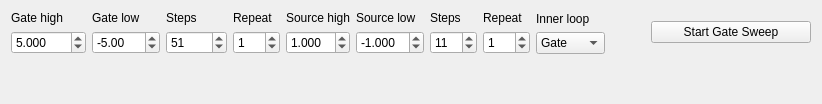
          <widget class="QWidget" name="DC4pGateSweep">
           <attribute name="title">
            <string>DC 4p gate sweep</string>
           </attribute>
           <layout class="QVBoxLayout" name="verticalLayout_23">
            <item>
             <layout class="QHBoxLayout" name="DC4pGateSweep_horizontalLayout">
              <item>
               <layout class="QVBoxLayout" name="DC4pGateSweep_gate_high_verticalLayout">
                <item>
                 <widget class="QLabel" name="DC4pGateSweep_gate_high_label">
                  <property name="toolTip">
                   <string>Highest gate voltage / V</string>
                  </property>
                  <property name="text">
                   <string>Gate high</string>
                  </property>
                 </widget>
                </item>
                <item>
                 <widget class="QDoubleSpinBox" name="DC4pGateSweep_gate_high">
                  <property name="maximumSize">
                   <size>
                    <width>80</width>
                    <height>16777215</height>
                   </size>
                  </property>
                  <property name="toolTip">
                   <string>Highest gate voltage / V</string>
                  </property>
                  <property name="decimals">
                   <number>3</number>
                  </property>
                  <property name="minimum">
                   <double>-100.000000000000000</double>
                  </property>
                  <property name="maximum">
                   <double>100.000000000000000</double>
                  </property>
                  <property name="singleStep">
                   <double>1.000000000000000</double>
                  </property>
                  <property name="value">
                   <double>5.000000000000000</double>
                  </property>
                 </widget>
                </item>
               </layout>
              </item>
              <item>
               <layout class="QVBoxLayout" name="DC4pGateSweep_gate_low_verticalLayout">
                <item>
                 <widget class="QLabel" name="DC4pGateSweep_gate_low_label">
                  <property name="toolTip">
                   <string>Lowest gate voltage / V</string>
                  </property>
                  <property name="text">
                   <string>Gate low</string>
                  </property>
                 </widget>
                </item>
                <item>
                 <widget class="QDoubleSpinBox" name="DC4pGateSweep_gate_low">
                  <property name="maximumSize">
                   <size>
                    <width>80</width>
                    <height>16777215</height>
                   </size>
                  </property>
                  <property name="toolTip">
                   <string>Lowest gate voltage / V</string>
                  </property>
                  <property name="decimals">
                   <number>2</number>
                  </property>
                  <property name="minimum">
                   <double>-100.000000000000000</double>
                  </property>
                  <property name="maximum">
                   <double>100.000000000000000</double>
                  </property>
                  <property name="singleStep">
                   <double>1.000000000000000</double>
                  </property>
                  <property name="value">
                   <double>-5.000000000000000</double>
                  </property>
                 </widget>
                </item>
               </layout>
              </item>
              <item>
               <layout class="QVBoxLayout" name="DC4pGateSweep_gate_steps_verticalLayout_2">
                <item>
                 <widget class="QLabel" name="DC4pGateSweep_gate_steps_label">
                  <property name="toolTip">
                   <string>Number of steps in gate sweep</string>
                  </property>
                  <property name="text">
                   <string>Steps</string>
                  </property>
                 </widget>
                </item>
                <item>
                 <widget class="QDoubleSpinBox" name="DC4pGateSweep_gate_steps">
                  <property name="maximumSize">
                   <size>
                    <width>80</width>
                    <height>16777215</height>
                   </size>
                  </property>
                  <property name="toolTip">
                   <string>Number of steps in gate sweep</string>
                  </property>
                  <property name="decimals">
                   <number>0</number>
                  </property>
                  <property name="minimum">
                   <double>1.000000000000000</double>
                  </property>
                  <property name="maximum">
                   <double>10000.000000000000000</double>
                  </property>
                  <property name="singleStep">
                   <double>1.000000000000000</double>
                  </property>
                  <property name="value">
                   <double>51.000000000000000</double>
                  </property>
                 </widget>
                </item>
               </layout>
              </item>
              <item>
               <layout class="QVBoxLayout" name="DC4pGateSweep_gate_repeats_verticalLayout">
                <item>
                 <widget class="QLabel" name="DC4pGateSweep_gate_repeats_label">
                  <property name="toolTip">
                   <string>Number of repetitions of gate ramp</string>
                  </property>
                  <property name="text">
                   <string>Repeat</string>
                  </property>
                 </widget>
                </item>
                <item>
                 <widget class="QDoubleSpinBox" name="DC4pGateSweep_gate_repeats">
                  <property name="maximumSize">
                   <size>
                    <width>80</width>
                    <height>16777215</height>
                   </size>
                  </property>
                  <property name="toolTip">
                   <string>Number of repetitions of gate ramp</string>
                  </property>
                  <property name="decimals">
                   <number>0</number>
                  </property>
                  <property name="minimum">
                   <double>0.000000000000000</double>
                  </property>
                  <property name="maximum">
                   <double>100.000000000000000</double>
                  </property>
                  <property name="singleStep">
                   <double>1.000000000000000</double>
                  </property>
                  <property name="value">
                   <double>1.000000000000000</double>
                  </property>
                 </widget>
                </item>
               </layout>
              </item>
              <item>
               <layout class="QVBoxLayout" name="DC4pGateSweep_bias_v_verticalLayout">
                <item>
                 <widget class="QLabel" name="DC4pGateSweep_source_high_label">
                  <property name="toolTip">
                   <string>Highest source current / mA</string>
                  </property>
                  <property name="text">
                   <string>Source high</string>
                  </property>
                 </widget>
                </item>
                <item>
                 <widget class="QDoubleSpinBox" name="DC4pGateSweep_source_high">
                  <property name="maximumSize">
                   <size>
                    <width>80</width>
                    <height>16777215</height>
                   </size>
                  </property>
                  <property name="toolTip">
                   <string>Highest source current / mA</string>
                  </property>
                  <property name="decimals">
                   <number>3</number>
                  </property>
                  <property name="minimum">
                   <double>0.000000000000000</double>
                  </property>
                  <property name="maximum">
                   <double>10.000000000000000</double>
                  </property>
                  <property name="singleStep">
                   <double>0.100000000000000</double>
                  </property>
                  <property name="value">
                   <double>1.000000000000000</double>
                  </property>
                 </widget>
                </item>
               </layout>
              </item>
              <item>
               <layout class="QVBoxLayout" name="DC4pGateSweep_bias_v_verticalLayout_2">
                <item>
                 <widget class="QLabel" name="DC4pGateSweep_source_low_label">
                  <property name="toolTip">
                   <string>Lowest source current / mA</string>
                  </property>
                  <property name="text">
                   <string>Source low</string>
                  </property>
                 </widget>
                </item>
                <item>
                 <widget class="QDoubleSpinBox" name="DC4pGateSweep_source_low">
                  <property name="maximumSize">
                   <size>
                    <width>80</width>
                    <height>16777215</height>
                   </size>
                  </property>
                  <property name="toolTip">
                   <string>Lowest source current / mA</string>
                  </property>
                  <property name="decimals">
                   <number>3</number>
                  </property>
                  <property name="minimum">
                   <double>-10.000000000000000</double>
                  </property>
                  <property name="maximum">
                   <double>0.000000000000000</double>
                  </property>
                  <property name="singleStep">
                   <double>0.100000000000000</double>
                  </property>
                  <property name="value">
                   <double>-1.000000000000000</double>
                  </property>
                 </widget>
                </item>
               </layout>
              </item>
              <item>
               <layout class="QVBoxLayout" name="DC4pGateSweep_source_steps_verticalLayout">
                <item>
                 <widget class="QLabel" name="DC4pGateSweep_source_steps_label">
                  <property name="toolTip">
                   <string>Number of steps in source sweep</string>
                  </property>
                  <property name="text">
                   <string>Steps</string>
                  </property>
                 </widget>
                </item>
                <item>
                 <widget class="QDoubleSpinBox" name="DC4pGateSweep_source_steps">
                  <property name="maximumSize">
                   <size>
                    <width>80</width>
                    <height>16777215</height>
                   </size>
                  </property>
                  <property name="toolTip">
                   <string>Number of steps in source sweep</string>
                  </property>
                  <property name="decimals">
                   <number>0</number>
                  </property>
                  <property name="minimum">
                   <double>1.000000000000000</double>
                  </property>
                  <property name="maximum">
                   <double>100.000000000000000</double>
                  </property>
                  <property name="singleStep">
                   <double>1.000000000000000</double>
                  </property>
                  <property name="value">
                   <double>11.000000000000000</double>
                  </property>
                 </widget>
                </item>
               </layout>
              </item>
              <item>
               <layout class="QVBoxLayout" name="DC4pGateSweep_repeats_verticalLayout_2">
                <item>
                 <widget class="QLabel" name="DC4pGateSweep_source_repeats_label">
                  <property name="toolTip">
                   <string>Number of repetitions of source ramp</string>
                  </property>
                  <property name="text">
                   <string>Repeat</string>
                  </property>
                 </widget>
                </item>
                <item>
                 <widget class="QDoubleSpinBox" name="DC4pGateSweep_source_repeats">
                  <property name="maximumSize">
                   <size>
                    <width>80</width>
                    <height>16777215</height>
                   </size>
                  </property>
                  <property name="toolTip">
                   <string>Number of repetitions of source ramp</string>
                  </property>
                  <property name="decimals">
                   <number>0</number>
                  </property>
                  <property name="minimum">
                   <double>0.000000000000000</double>
                  </property>
                  <property name="maximum">
                   <double>100.000000000000000</double>
                  </property>
                  <property name="singleStep">
                   <double>1.000000000000000</double>
                  </property>
                  <property name="value">
                   <double>1.000000000000000</double>
                  </property>
                 </widget>
                </item>
               </layout>
              </item>
              <item>
               <layout class="QVBoxLayout" name="DC4pGateSweep_repeats_verticalLayout_3">
                <item>
                 <widget class="QLabel" name="DC4pGateSweep_source_inner_loop_label">
                  <property name="text">
                   <string>Inner loop</string>
                  </property>
                 </widget>
                </item>
                <item>
                 <widget class="QComboBox" name="DC4pGateSweep_source_inner_loop_label_box">
                  <item>
                   <property name="text">
                    <string>Gate</string>
                   </property>
                  </item>
                  <item>
                   <property name="text">
                    <string>Source</string>
                   </property>
                  </item>
                 </widget>
                </item>
               </layout>
              </item>
              <item>
               <spacer name="DC4pGateSweep_horizontalSpacer">
                <property name="orientation">
                 <enum>Qt::Horizontal</enum>
                </property>
                <property name="sizeHint" stdset="0">
                 <size>
                  <width>40</width>
                  <height>20</height>
                 </size>
                </property>
               </spacer>
              </item>
              <item>
               <widget class="QPushButton" name="DC4pGateSweep_start_button">
                <property name="minimumSize">
                 <size>
                  <width>160</width>
                  <height>0</height>
                 </size>
                </property>
                <property name="maximumSize">
                 <size>
                  <width>300</width>
                  <height>16777215</height>
                 </size>
                </property>
                <property name="text">
                 <string>Start Gate Sweep</string>
                </property>
               </widget>
              </item>
             </layout>
            </item>
            <item>
             <spacer name="verticalSpacer_3">
              <property name="orientation">
               <enum>Qt::Vertical</enum>
              </property>
              <property name="sizeHint" stdset="0">
               <size>
                <width>20</width>
                <height>39</height>
               </size>
              </property>
             </spacer>
            </item>
           </layout>
          </widget>
